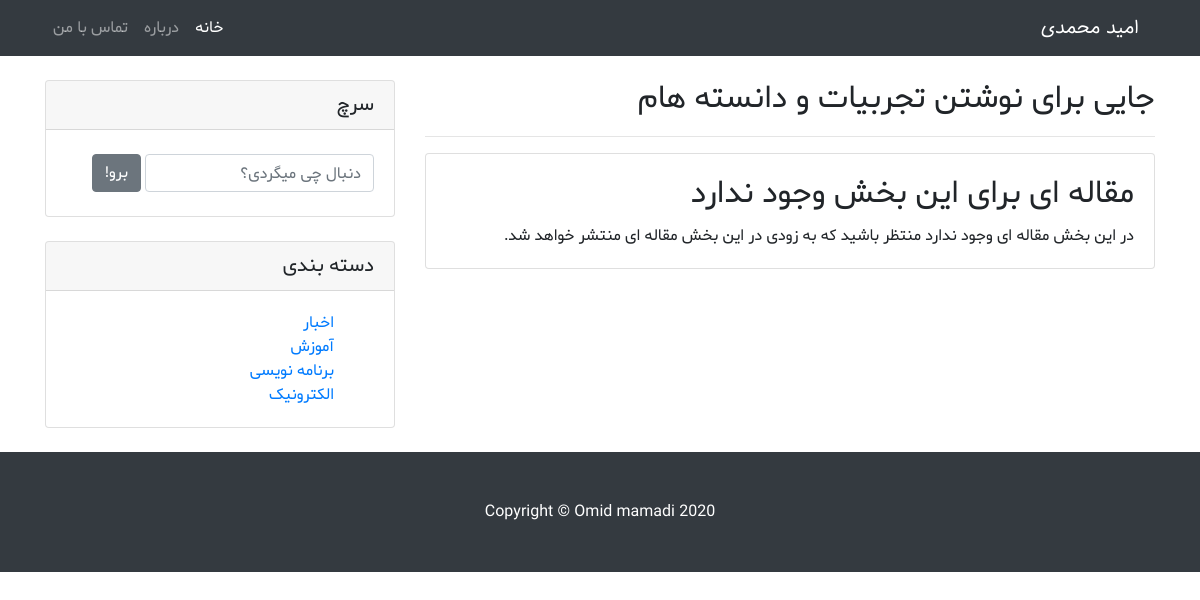
The page /category/7 on the database its author committed.
### blog/models.py (models this page shows, shortened)
class Category(models.Model):
    title = models.CharField(max_length=128)

### blog/views.py (the view)
# urls.py: path('category/<int:category_id>', views.CategoryPage.as_view(), name="category_page"),
class CategoryPage(TemplateView):
    def get(self, request, format=None, **kwargs):
        cataeorys = Category.objects.all()
        category_id = self.kwargs.get('category_id')
        articles = Article.objects.filter(category=category_id, publish_status='p')
        data = []
        for category in cataeorys:
            data.append({
                'title': category.title,
            })
        context = {
            'articles': articles,
            'categorys': cataeorys,
            'data': data,
        }
        return render(request, 'category.html', context)

### blog/templates/category.html (shortened to what this page needs)
{% extends 'base.html' %}
{% block content %}
      <div class="col-md-8">
        <h1 class="my-3 site-header">
          <small>جایی برای نوشتن تجربیات و دانسته هام</small>
        </h1>
        <hr>
        {% if articles %}
          {% for article in articles %}
            <div class="card mb-4">
              <img class="card-img-top" src="{{ article.cover.url}}" alt="Card image cap"
                   width="750px", height="350px">
              <div class="card-body">
                <a href="{% url 'content_page' article.id %}">
                  <h2 class="card-title">{{ article.title}}</h2>
                </a>
                <p class="card-text">
                    {{ article.content|truncatechars:256 | safe }}
                </p>
                <a href="#" class="badge badge-info pager-button">بیشتر &#8592; </a>
              </div>
              <div class="card-footer text-muted">
                منتشر شده در {{ article.created_date|date}} توسط
                <a href="#">{{ article.author }}</a>
              </div>
            </div>
          {% endfor %}
        <ul class="pagination justify-content-center mb-4">
          <li class="page-item">
            <a class="page-link" href="#">&rarr; قدیمی تر</a>
          </li>
          <li class="page-item disabled">
            <a class="page-link" href="#">جدیدتر &larr;</a>
          </li>
        </ul>
        {% else %}
            <div class="card mb-4">
              <div class="card-body">
                  <h2 class="card-title">مقاله ای برای این بخش وجود ندارد</h2>
                <p class="card-text">
                    در این بخش مقاله ای وجود ندارد منتظر باشید که به زودی در این بخش مقاله ای منتشر خواهد شد.
                </p>
              </div>
            </div>
        {% endif %}
      </div>
{% endblock %}

### blog/templates/base.html (shortened to what this page needs)
{% load static %}
<!DOCTYPE html>
<html lang="en">
<head>
<link rel="stylesheet" href="https://cdn.jsdelivr.net/npm/bootstrap@4.6.0/dist/css/bootstrap.min.css">
  <link href="{% static 'blog/css/blog-home.css' %}" rel="stylesheet">
  <link rel="stylesheet" type="text/css" href="{% static 'blog/css/rtl.css' %}">
</head>
<body>
  <nav class="navbar navbar-expand-lg navbar-dark bg-dark fixed-top">
    <div class="container">
      <a class="navbar-brand site-title" href="{% url 'home_page' %}">امید محمدی</a>
      <div class="collapse navbar-collapse" id="navbarResponsive">
        <ul class="navbar-nav ml-auto">
          <li class="nav-item active">
            <a class="nav-link" href="{% url 'home_page' %}">خانه
            </a>
          </li>
          <li class="nav-item">
            <a class="nav-link" href="#">درباره</a>
          </li>
          <li class="nav-item">
            <a class="nav-link" href="#">تماس با من</a>
          </li>
        </ul>
      </div>
    </div>
  </nav>
  <div class="container">
    <div class="row">
        {% block content %}{% endblock %}
      <div class="col-md-4">
        <div class="card my-4">
          <h5 class="card-header">سرچ</h5>
          <div class="card-body">
            <form class="form-inline" action="{% url 'search_article' %}">
                <input type="text" name="q" class="form-control" placeholder="دنبال چی میگردی؟">
                <button class="btn btn-secondary m-1">برو!</button>
            </form>
          </div>
        </div>
    <div class="card my-4">
          <h5 class="card-header">دسته بندی</h5>
          <div class="card-body">
              {% for category in categorys %}
            <div class="row">
              <div class="col-lg-6">
                <ul class="list-unstyled mb-0">
                  <li>
                    <a href="{% url 'category_page' category.id %}">{{ category.title }}</a>
                  </li>
                </ul>
              </div>
            </div>
             {% endfor %}
          </div>
        </div>
      </div>
    </div>
  </div>
  <footer class="py-5 bg-dark">
    <div class="container">
      <p class="m-0 text-center text-white">Copyright &copy; Omid mamadi 2020</p>
    </div>
  </footer>
</body>
</html>

### static/blog/css/blog-home.css (style rules this page uses)
body { padding-top: 56px; font-family: 'Shabnam'; }
.site-title { font-family: 'Tanha'; }
.site-header { font-size: 40; }

### static/blog/css/rtl.css (style rules this page uses)
body { direction: rtl; text-align: right; }
.navbar-nav { margin-left: initial !important; margin-right:auto; }

### rows shown on the page
Category: title "اخبار"
Category: title "آموزش"
Category: title "برنامه نویسی"
Category: title "الکترونیک"
